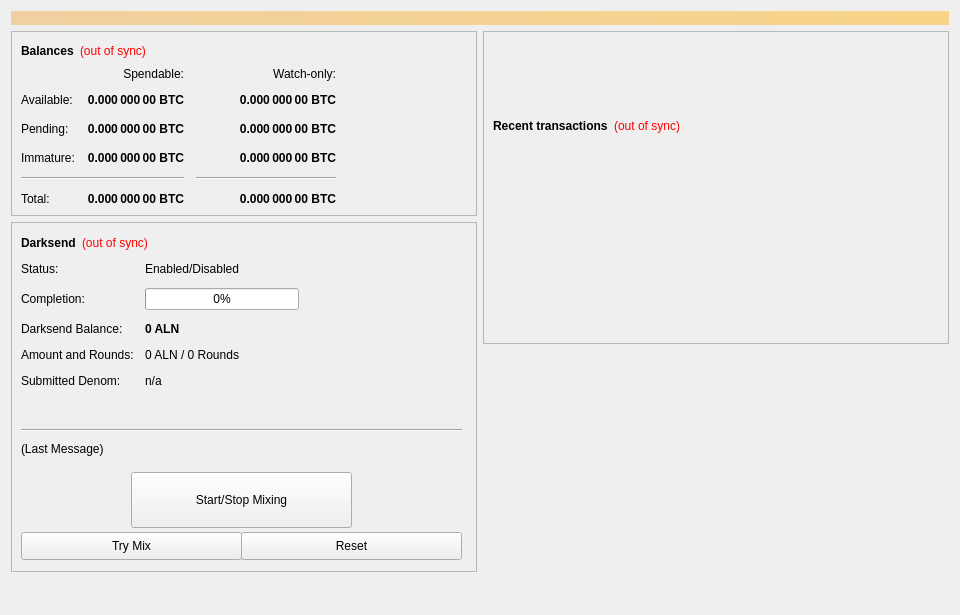
<?xml version="1.0" encoding="UTF-8"?>
<ui version="4.0">
 <class>OverviewPage</class>
 <widget class="QWidget" name="OverviewPage">
  <property name="geometry">
   <rect>
    <x>0</x>
    <y>0</y>
    <width>960</width>
    <height>615</height>
   </rect>
  </property>
  <property name="minimumSize">
   <size>
    <width>960</width>
    <height>0</height>
   </size>
  </property>
  <property name="windowTitle">
   <string>Form</string>
  </property>
  <layout class="QVBoxLayout" name="topLayout">
   <item>
    <widget class="QLabel" name="labelAlerts">
     <property name="visible">
      <bool>false</bool>
     </property>
     <property name="styleSheet">
      <string notr="true">background-color: qlineargradient(x1: 0, y1: 0, x2: 1, y2: 0, stop:0 #F0D0A0, stop:1 #F8D488); color:#000000;</string>
     </property>
     <property name="wordWrap">
      <bool>true</bool>
     </property>
     <property name="margin">
      <number>3</number>
     </property>
    </widget>
   </item>
   <item>
    <layout class="QHBoxLayout" name="horizontalLayout" stretch="1,1">
     <item>
      <layout class="QVBoxLayout" name="verticalLayout_2">
       <item>
        <widget class="QFrame" name="frame">
         <property name="frameShape">
          <enum>QFrame::StyledPanel</enum>
         </property>
         <property name="frameShadow">
          <enum>QFrame::Raised</enum>
         </property>
         <layout class="QVBoxLayout" name="verticalLayout_4">
          <item>
           <layout class="QHBoxLayout" name="horizontalLayout_4">
            <item>
             <widget class="QLabel" name="label_5">
              <property name="font">
               <font>
                <weight>75</weight>
                <bold>true</bold>
               </font>
              </property>
              <property name="text">
               <string>Balances</string>
              </property>
             </widget>
            </item>
            <item>
             <widget class="QLabel" name="labelWalletStatus">
              <property name="cursor">
               <cursorShape>WhatsThisCursor</cursorShape>
              </property>
              <property name="toolTip">
               <string>The displayed information may be out of date. Your wallet automatically synchronizes with the ALN network after a connection is established, but this process has not completed yet.</string>
              </property>
              <property name="styleSheet">
               <string notr="true">QLabel { color: red; }</string>
              </property>
              <property name="text">
               <string notr="true">(out of sync)</string>
              </property>
              <property name="alignment">
               <set>Qt::AlignLeading|Qt::AlignLeft|Qt::AlignVCenter</set>
              </property>
             </widget>
            </item>
            <item>
             <spacer name="horizontalSpacer_3">
              <property name="orientation">
               <enum>Qt::Horizontal</enum>
              </property>
              <property name="sizeHint" stdset="0">
               <size>
                <width>40</width>
                <height>20</height>
               </size>
              </property>
             </spacer>
            </item>
           </layout>
          </item>
          <item>
           <layout class="QGridLayout" name="gridLayout">
            <property name="spacing">
             <number>12</number>
            </property>
            <item row="2" column="2">
             <widget class="QLabel" name="labelWatchPending">
              <property name="font">
               <font>
                <weight>75</weight>
                <bold>true</bold>
               </font>
              </property>
              <property name="cursor">
               <cursorShape>IBeamCursor</cursorShape>
              </property>
              <property name="toolTip">
               <string>Unconfirmed transactions to watch-only addresses</string>
              </property>
              <property name="text">
               <string notr="true">0.000 000 00 BTC</string>
              </property>
              <property name="alignment">
               <set>Qt::AlignRight|Qt::AlignTrailing|Qt::AlignVCenter</set>
              </property>
              <property name="textInteractionFlags">
               <set>Qt::LinksAccessibleByMouse|Qt::TextSelectableByKeyboard|Qt::TextSelectableByMouse</set>
              </property>
             </widget>
            </item>
            <item row="2" column="1">
             <widget class="QLabel" name="labelUnconfirmed">
              <property name="font">
               <font>
                <weight>75</weight>
                <bold>true</bold>
               </font>
              </property>
              <property name="cursor">
               <cursorShape>IBeamCursor</cursorShape>
              </property>
              <property name="toolTip">
               <string>Total of transactions that have yet to be confirmed, and do not yet count toward the spendable balance</string>
              </property>
              <property name="text">
               <string notr="true">0.000 000 00 BTC</string>
              </property>
              <property name="alignment">
               <set>Qt::AlignRight|Qt::AlignTrailing|Qt::AlignVCenter</set>
              </property>
              <property name="textInteractionFlags">
               <set>Qt::LinksAccessibleByMouse|Qt::TextSelectableByKeyboard|Qt::TextSelectableByMouse</set>
              </property>
             </widget>
            </item>
            <item row="3" column="2">
             <widget class="QLabel" name="labelWatchImmature">
              <property name="font">
               <font>
                <weight>75</weight>
                <bold>true</bold>
               </font>
              </property>
              <property name="cursor">
               <cursorShape>IBeamCursor</cursorShape>
              </property>
              <property name="toolTip">
               <string>Staked or masternode rewards in watch-only addresses that has not yet matured</string>
              </property>
              <property name="text">
               <string notr="true">0.000 000 00 BTC</string>
              </property>
              <property name="alignment">
               <set>Qt::AlignRight|Qt::AlignTrailing|Qt::AlignVCenter</set>
              </property>
              <property name="textInteractionFlags">
               <set>Qt::LinksAccessibleByMouse|Qt::TextSelectableByKeyboard|Qt::TextSelectableByMouse</set>
              </property>
             </widget>
            </item>
            <item row="4" column="0" colspan="2">
             <widget class="Line" name="lineSpendableBalance">
              <property name="orientation">
               <enum>Qt::Horizontal</enum>
              </property>
             </widget>
            </item>
            <item row="4" column="2">
             <widget class="Line" name="lineWatchBalance">
              <property name="sizePolicy">
               <sizepolicy hsizetype="Preferred" vsizetype="Fixed">
                <horstretch>0</horstretch>
                <verstretch>0</verstretch>
               </sizepolicy>
              </property>
              <property name="minimumSize">
               <size>
                <width>140</width>
                <height>0</height>
               </size>
              </property>
              <property name="orientation">
               <enum>Qt::Horizontal</enum>
              </property>
             </widget>
            </item>
            <item row="5" column="0">
             <widget class="QLabel" name="labelTotalText">
              <property name="text">
               <string>Total:</string>
              </property>
             </widget>
            </item>
            <item row="3" column="1">
             <widget class="QLabel" name="labelImmature">
              <property name="font">
               <font>
                <weight>75</weight>
                <bold>true</bold>
               </font>
              </property>
              <property name="cursor">
               <cursorShape>IBeamCursor</cursorShape>
              </property>
              <property name="toolTip">
               <string>Staked or masternode rewards that has not yet matured</string>
              </property>
              <property name="text">
               <string notr="true">0.000 000 00 BTC</string>
              </property>
              <property name="alignment">
               <set>Qt::AlignRight|Qt::AlignTrailing|Qt::AlignVCenter</set>
              </property>
              <property name="textInteractionFlags">
               <set>Qt::LinksAccessibleByMouse|Qt::TextSelectableByKeyboard|Qt::TextSelectableByMouse</set>
              </property>
             </widget>
            </item>
            <item row="2" column="3">
             <spacer name="horizontalSpacer_2">
              <property name="orientation">
               <enum>Qt::Horizontal</enum>
              </property>
              <property name="sizeHint" stdset="0">
               <size>
                <width>40</width>
                <height>20</height>
               </size>
              </property>
             </spacer>
            </item>
            <item row="3" column="0">
             <widget class="QLabel" name="labelImmatureText">
              <property name="text">
               <string>Immature:</string>
              </property>
             </widget>
            </item>
            <item row="5" column="1">
             <widget class="QLabel" name="labelTotal">
              <property name="font">
               <font>
                <weight>75</weight>
                <bold>true</bold>
               </font>
              </property>
              <property name="cursor">
               <cursorShape>IBeamCursor</cursorShape>
              </property>
              <property name="toolTip">
               <string>Your current total balance</string>
              </property>
              <property name="text">
               <string notr="true">0.000 000 00 BTC</string>
              </property>
              <property name="alignment">
               <set>Qt::AlignRight|Qt::AlignTrailing|Qt::AlignVCenter</set>
              </property>
              <property name="textInteractionFlags">
               <set>Qt::LinksAccessibleByMouse|Qt::TextSelectableByKeyboard|Qt::TextSelectableByMouse</set>
              </property>
             </widget>
            </item>
            <item row="5" column="2">
             <widget class="QLabel" name="labelWatchTotal">
              <property name="font">
               <font>
                <weight>75</weight>
                <bold>true</bold>
               </font>
              </property>
              <property name="cursor">
               <cursorShape>IBeamCursor</cursorShape>
              </property>
              <property name="toolTip">
               <string>Current total balance in watch-only addresses</string>
              </property>
              <property name="text">
               <string notr="true">0.000 000 00 BTC</string>
              </property>
              <property name="alignment">
               <set>Qt::AlignRight|Qt::AlignTrailing|Qt::AlignVCenter</set>
              </property>
              <property name="textInteractionFlags">
               <set>Qt::LinksAccessibleByMouse|Qt::TextSelectableByKeyboard|Qt::TextSelectableByMouse</set>
              </property>
             </widget>
            </item>
            <item row="0" column="2">
             <widget class="QLabel" name="labelWatchonly">
              <property name="text">
               <string>Watch-only:</string>
              </property>
              <property name="alignment">
               <set>Qt::AlignRight|Qt::AlignTrailing|Qt::AlignVCenter</set>
              </property>
             </widget>
            </item>
            <item row="1" column="0">
             <widget class="QLabel" name="labelBalanceText">
              <property name="text">
               <string>Available:</string>
              </property>
             </widget>
            </item>
            <item row="1" column="1">
             <widget class="QLabel" name="labelBalance">
              <property name="font">
               <font>
                <weight>75</weight>
                <bold>true</bold>
               </font>
              </property>
              <property name="cursor">
               <cursorShape>IBeamCursor</cursorShape>
              </property>
              <property name="toolTip">
               <string>Your current spendable balance</string>
              </property>
              <property name="text">
               <string notr="true">0.000 000 00 BTC</string>
              </property>
              <property name="alignment">
               <set>Qt::AlignRight|Qt::AlignTrailing|Qt::AlignVCenter</set>
              </property>
              <property name="textInteractionFlags">
               <set>Qt::LinksAccessibleByMouse|Qt::TextSelectableByKeyboard|Qt::TextSelectableByMouse</set>
              </property>
             </widget>
            </item>
            <item row="1" column="2">
             <widget class="QLabel" name="labelWatchAvailable">
              <property name="font">
               <font>
                <weight>75</weight>
                <bold>true</bold>
               </font>
              </property>
              <property name="cursor">
               <cursorShape>IBeamCursor</cursorShape>
              </property>
              <property name="toolTip">
               <string>Your current balance in watch-only addresses</string>
              </property>
              <property name="text">
               <string notr="true">0.000 000 00 BTC</string>
              </property>
              <property name="alignment">
               <set>Qt::AlignRight|Qt::AlignTrailing|Qt::AlignVCenter</set>
              </property>
              <property name="textInteractionFlags">
               <set>Qt::LinksAccessibleByMouse|Qt::TextSelectableByKeyboard|Qt::TextSelectableByMouse</set>
              </property>
             </widget>
            </item>
            <item row="2" column="0">
             <widget class="QLabel" name="labelPendingText">
              <property name="text">
               <string>Pending:</string>
              </property>
             </widget>
            </item>
            <item row="0" column="1">
             <widget class="QLabel" name="labelSpendable">
              <property name="text">
               <string>Spendable:</string>
              </property>
              <property name="alignment">
               <set>Qt::AlignRight|Qt::AlignTrailing|Qt::AlignVCenter</set>
              </property>
             </widget>
            </item>
           </layout>
          </item>
         </layout>
        </widget>
       </item>
       <item>
        <widget class="QFrame" name="frameDarksend">
         <property name="minimumSize">
          <size>
           <width>0</width>
           <height>350</height>
          </size>
         </property>
         <property name="layoutDirection">
          <enum>Qt::LeftToRight</enum>
         </property>
         <property name="frameShape">
          <enum>QFrame::StyledPanel</enum>
         </property>
         <property name="frameShadow">
          <enum>QFrame::Raised</enum>
         </property>
         <widget class="QWidget" name="formLayoutWidget">
          <property name="geometry">
           <rect>
            <x>10</x>
            <y>40</y>
            <width>451</width>
            <height>161</height>
           </rect>
          </property>
          <layout class="QFormLayout" name="formLayout">
           <property name="fieldGrowthPolicy">
            <enum>QFormLayout::AllNonFixedFieldsGrow</enum>
           </property>
           <property name="horizontalSpacing">
            <number>11</number>
           </property>
           <property name="verticalSpacing">
            <number>12</number>
           </property>
           <item row="0" column="0">
            <widget class="QLabel" name="label_6">
             <property name="text">
              <string>Status:</string>
             </property>
            </widget>
           </item>
           <item row="1" column="0">
            <widget class="QLabel" name="label_7">
             <property name="text">
              <string>Completion:</string>
             </property>
            </widget>
           </item>
           <item row="1" column="1">
            <widget class="QProgressBar" name="DarksendProgress">
             <property name="maximumSize">
              <size>
               <width>154</width>
               <height>16777215</height>
              </size>
             </property>
             <property name="value">
              <number>0</number>
             </property>
            </widget>
           </item>
           <item row="2" column="0">
            <widget class="QLabel" name="labelAnonymizedText">
             <property name="text">
              <string>Darksend Balance:</string>
             </property>
            </widget>
           </item>
           <item row="2" column="1">
            <widget class="QLabel" name="labelAnonymized">
             <property name="font">
              <font>
               <weight>75</weight>
               <bold>true</bold>
              </font>
             </property>
             <property name="text">
              <string notr="true">0 ALN</string>
             </property>
            </widget>
           </item>
           <item row="3" column="0">
            <widget class="QLabel" name="label_8">
             <property name="text">
              <string>Amount and Rounds:</string>
             </property>
            </widget>
           </item>
           <item row="3" column="1">
            <widget class="QLabel" name="labelAmountRounds">
             <property name="text">
              <string>0 ALN / 0 Rounds</string>
             </property>
            </widget>
           </item>
           <item row="4" column="0">
            <widget class="QLabel" name="label_9">
             <property name="text">
              <string>Submitted Denom:</string>
             </property>
            </widget>
           </item>
           <item row="4" column="1">
            <widget class="QLabel" name="labelSubmittedDenom">
             <property name="toolTip">
              <string>The denominations you submitted to the Masternode.&lt;br&gt;To mix, other users must submit the exact same denominations.</string>
             </property>
             <property name="text">
              <string>n/a</string>
             </property>
            </widget>
           </item>
           <item row="0" column="1">
            <widget class="QLabel" name="DarksendEnabled">
             <property name="text">
              <string>Enabled/Disabled</string>
             </property>
            </widget>
           </item>
          </layout>
         </widget>
         <widget class="QPushButton" name="runAutoDenom">
          <property name="geometry">
           <rect>
            <x>251</x>
            <y>17</y>
            <width>1</width>
            <height>1</height>
           </rect>
          </property>
          <property name="palette">
           <palette>
            <active>
             <colorrole role="WindowText">
              <brush brushstyle="SolidPattern">
               <color alpha="255">
                <red>0</red>
                <green>0</green>
                <blue>0</blue>
               </color>
              </brush>
             </colorrole>
             <colorrole role="Button">
              <brush brushstyle="SolidPattern">
               <color alpha="255">
                <red>239</red>
                <green>238</green>
                <blue>238</blue>
               </color>
              </brush>
             </colorrole>
             <colorrole role="Light">
              <brush brushstyle="SolidPattern">
               <color alpha="255">
                <red>255</red>
                <green>255</green>
                <blue>255</blue>
               </color>
              </brush>
             </colorrole>
             <colorrole role="Midlight">
              <brush brushstyle="SolidPattern">
               <color alpha="255">
                <red>247</red>
                <green>246</green>
                <blue>246</blue>
               </color>
              </brush>
             </colorrole>
             <colorrole role="Dark">
              <brush brushstyle="SolidPattern">
               <color alpha="255">
                <red>119</red>
                <green>119</green>
                <blue>119</blue>
               </color>
              </brush>
             </colorrole>
             <colorrole role="Mid">
              <brush brushstyle="SolidPattern">
               <color alpha="255">
                <red>159</red>
                <green>159</green>
                <blue>159</blue>
               </color>
              </brush>
             </colorrole>
             <colorrole role="Text">
              <brush brushstyle="SolidPattern">
               <color alpha="255">
                <red>0</red>
                <green>0</green>
                <blue>0</blue>
               </color>
              </brush>
             </colorrole>
             <colorrole role="BrightText">
              <brush brushstyle="SolidPattern">
               <color alpha="255">
                <red>255</red>
                <green>255</green>
                <blue>255</blue>
               </color>
              </brush>
             </colorrole>
             <colorrole role="ButtonText">
              <brush brushstyle="SolidPattern">
               <color alpha="255">
                <red>0</red>
                <green>0</green>
                <blue>0</blue>
               </color>
              </brush>
             </colorrole>
             <colorrole role="Base">
              <brush brushstyle="SolidPattern">
               <color alpha="255">
                <red>255</red>
                <green>255</green>
                <blue>255</blue>
               </color>
              </brush>
             </colorrole>
             <colorrole role="Window">
              <brush brushstyle="SolidPattern">
               <color alpha="255">
                <red>239</red>
                <green>238</green>
                <blue>238</blue>
               </color>
              </brush>
             </colorrole>
             <colorrole role="Shadow">
              <brush brushstyle="SolidPattern">
               <color alpha="255">
                <red>0</red>
                <green>0</green>
                <blue>0</blue>
               </color>
              </brush>
             </colorrole>
             <colorrole role="AlternateBase">
              <brush brushstyle="SolidPattern">
               <color alpha="255">
                <red>247</red>
                <green>246</green>
                <blue>246</blue>
               </color>
              </brush>
             </colorrole>
             <colorrole role="ToolTipBase">
              <brush brushstyle="SolidPattern">
               <color alpha="255">
                <red>255</red>
                <green>255</green>
                <blue>220</blue>
               </color>
              </brush>
             </colorrole>
             <colorrole role="ToolTipText">
              <brush brushstyle="SolidPattern">
               <color alpha="255">
                <red>0</red>
                <green>0</green>
                <blue>0</blue>
               </color>
              </brush>
             </colorrole>
            </active>
            <inactive>
             <colorrole role="WindowText">
              <brush brushstyle="SolidPattern">
               <color alpha="255">
                <red>0</red>
                <green>0</green>
                <blue>0</blue>
               </color>
              </brush>
             </colorrole>
             <colorrole role="Button">
              <brush brushstyle="SolidPattern">
               <color alpha="255">
                <red>239</red>
                <green>238</green>
                <blue>238</blue>
               </color>
              </brush>
             </colorrole>
             <colorrole role="Light">
              <brush brushstyle="SolidPattern">
               <color alpha="255">
                <red>255</red>
                <green>255</green>
                <blue>255</blue>
               </color>
              </brush>
             </colorrole>
             <colorrole role="Midlight">
              <brush brushstyle="SolidPattern">
               <color alpha="255">
                <red>247</red>
                <green>246</green>
                <blue>246</blue>
               </color>
              </brush>
             </colorrole>
             <colorrole role="Dark">
              <brush brushstyle="SolidPattern">
               <color alpha="255">
                <red>119</red>
                <green>119</green>
                <blue>119</blue>
               </color>
              </brush>
             </colorrole>
             <colorrole role="Mid">
              <brush brushstyle="SolidPattern">
               <color alpha="255">
                <red>159</red>
                <green>159</green>
                <blue>159</blue>
               </color>
              </brush>
             </colorrole>
             <colorrole role="Text">
              <brush brushstyle="SolidPattern">
               <color alpha="255">
                <red>0</red>
                <green>0</green>
                <blue>0</blue>
               </color>
              </brush>
             </colorrole>
             <colorrole role="BrightText">
              <brush brushstyle="SolidPattern">
               <color alpha="255">
                <red>255</red>
                <green>255</green>
                <blue>255</blue>
               </color>
              </brush>
             </colorrole>
             <colorrole role="ButtonText">
              <brush brushstyle="SolidPattern">
               <color alpha="255">
                <red>0</red>
                <green>0</green>
                <blue>0</blue>
               </color>
              </brush>
             </colorrole>
             <colorrole role="Base">
              <brush brushstyle="SolidPattern">
               <color alpha="255">
                <red>255</red>
                <green>255</green>
                <blue>255</blue>
               </color>
              </brush>
             </colorrole>
             <colorrole role="Window">
              <brush brushstyle="SolidPattern">
               <color alpha="255">
                <red>239</red>
                <green>238</green>
                <blue>238</blue>
               </color>
              </brush>
             </colorrole>
             <colorrole role="Shadow">
              <brush brushstyle="SolidPattern">
               <color alpha="255">
                <red>0</red>
                <green>0</green>
                <blue>0</blue>
               </color>
              </brush>
             </colorrole>
             <colorrole role="AlternateBase">
              <brush brushstyle="SolidPattern">
               <color alpha="255">
                <red>247</red>
                <green>246</green>
                <blue>246</blue>
               </color>
              </brush>
             </colorrole>
             <colorrole role="ToolTipBase">
              <brush brushstyle="SolidPattern">
               <color alpha="255">
                <red>255</red>
                <green>255</green>
                <blue>220</blue>
               </color>
              </brush>
             </colorrole>
             <colorrole role="ToolTipText">
              <brush brushstyle="SolidPattern">
               <color alpha="255">
                <red>0</red>
                <green>0</green>
                <blue>0</blue>
               </color>
              </brush>
             </colorrole>
            </inactive>
            <disabled>
             <colorrole role="WindowText">
              <brush brushstyle="SolidPattern">
               <color alpha="255">
                <red>119</red>
                <green>119</green>
                <blue>119</blue>
               </color>
              </brush>
             </colorrole>
             <colorrole role="Button">
              <brush brushstyle="SolidPattern">
               <color alpha="255">
                <red>239</red>
                <green>238</green>
                <blue>238</blue>
               </color>
              </brush>
             </colorrole>
             <colorrole role="Light">
              <brush brushstyle="SolidPattern">
               <color alpha="255">
                <red>255</red>
                <green>255</green>
                <blue>255</blue>
               </color>
              </brush>
             </colorrole>
             <colorrole role="Midlight">
              <brush brushstyle="SolidPattern">
               <color alpha="255">
                <red>247</red>
                <green>246</green>
                <blue>246</blue>
               </color>
              </brush>
             </colorrole>
             <colorrole role="Dark">
              <brush brushstyle="SolidPattern">
               <color alpha="255">
                <red>119</red>
                <green>119</green>
                <blue>119</blue>
               </color>
              </brush>
             </colorrole>
             <colorrole role="Mid">
              <brush brushstyle="SolidPattern">
               <color alpha="255">
                <red>159</red>
                <green>159</green>
                <blue>159</blue>
               </color>
              </brush>
             </colorrole>
             <colorrole role="Text">
              <brush brushstyle="SolidPattern">
               <color alpha="255">
                <red>119</red>
                <green>119</green>
                <blue>119</blue>
               </color>
              </brush>
             </colorrole>
             <colorrole role="BrightText">
              <brush brushstyle="SolidPattern">
               <color alpha="255">
                <red>255</red>
                <green>255</green>
                <blue>255</blue>
               </color>
              </brush>
             </colorrole>
             <colorrole role="ButtonText">
              <brush brushstyle="SolidPattern">
               <color alpha="255">
                <red>119</red>
                <green>119</green>
                <blue>119</blue>
               </color>
              </brush>
             </colorrole>
             <colorrole role="Base">
              <brush brushstyle="SolidPattern">
               <color alpha="255">
                <red>239</red>
                <green>238</green>
                <blue>238</blue>
               </color>
              </brush>
             </colorrole>
             <colorrole role="Window">
              <brush brushstyle="SolidPattern">
               <color alpha="255">
                <red>239</red>
                <green>238</green>
                <blue>238</blue>
               </color>
              </brush>
             </colorrole>
             <colorrole role="Shadow">
              <brush brushstyle="SolidPattern">
               <color alpha="255">
                <red>0</red>
                <green>0</green>
                <blue>0</blue>
               </color>
              </brush>
             </colorrole>
             <colorrole role="AlternateBase">
              <brush brushstyle="SolidPattern">
               <color alpha="255">
                <red>239</red>
                <green>238</green>
                <blue>238</blue>
               </color>
              </brush>
             </colorrole>
             <colorrole role="ToolTipBase">
              <brush brushstyle="SolidPattern">
               <color alpha="255">
                <red>255</red>
                <green>255</green>
                <blue>220</blue>
               </color>
              </brush>
             </colorrole>
             <colorrole role="ToolTipText">
              <brush brushstyle="SolidPattern">
               <color alpha="255">
                <red>0</red>
                <green>0</green>
                <blue>0</blue>
               </color>
              </brush>
             </colorrole>
            </disabled>
           </palette>
          </property>
          <property name="focusPolicy">
           <enum>Qt::NoFocus</enum>
          </property>
          <property name="autoFillBackground">
           <bool>true</bool>
          </property>
          <property name="text">
           <string/>
          </property>
          <property name="flat">
           <bool>true</bool>
          </property>
         </widget>
         <widget class="QPushButton" name="toggleDarksend">
          <property name="geometry">
           <rect>
            <x>120</x>
            <y>250</y>
            <width>221</width>
            <height>56</height>
           </rect>
          </property>
          <property name="sizePolicy">
           <sizepolicy hsizetype="MinimumExpanding" vsizetype="Fixed">
            <horstretch>0</horstretch>
            <verstretch>0</verstretch>
           </sizepolicy>
          </property>
          <property name="text">
           <string>Start/Stop Mixing</string>
          </property>
         </widget>
         <widget class="Line" name="lineLastMessage">
          <property name="geometry">
           <rect>
            <x>10</x>
            <y>200</y>
            <width>441</width>
            <height>16</height>
           </rect>
          </property>
          <property name="orientation">
           <enum>Qt::Horizontal</enum>
          </property>
         </widget>
         <widget class="QLabel" name="DarksendStatus">
          <property name="geometry">
           <rect>
            <x>10</x>
            <y>220</y>
            <width>451</width>
            <height>61</height>
           </rect>
          </property>
          <property name="minimumSize">
           <size>
            <width>288</width>
            <height>43</height>
           </size>
          </property>
          <property name="text">
           <string>(Last Message)</string>
          </property>
          <property name="alignment">
           <set>Qt::AlignLeading|Qt::AlignLeft|Qt::AlignTop</set>
          </property>
          <property name="wordWrap">
           <bool>true</bool>
          </property>
         </widget>
         <widget class="QPushButton" name="DarksendAuto">
          <property name="geometry">
           <rect>
            <x>10</x>
            <y>310</y>
            <width>221</width>
            <height>28</height>
           </rect>
          </property>
          <property name="sizePolicy">
           <sizepolicy hsizetype="MinimumExpanding" vsizetype="Fixed">
            <horstretch>0</horstretch>
            <verstretch>0</verstretch>
           </sizepolicy>
          </property>
          <property name="toolTip">
           <string>Try to manually submit a Darksend request.</string>
          </property>
          <property name="text">
           <string>Try Mix</string>
          </property>
         </widget>
         <widget class="QPushButton" name="DarksendReset">
          <property name="geometry">
           <rect>
            <x>230</x>
            <y>310</y>
            <width>221</width>
            <height>28</height>
           </rect>
          </property>
          <property name="sizePolicy">
           <sizepolicy hsizetype="MinimumExpanding" vsizetype="Fixed">
            <horstretch>0</horstretch>
            <verstretch>0</verstretch>
           </sizepolicy>
          </property>
          <property name="toolTip">
           <string>Reset the current status of Darksend (can interrupt Darksend if it's in the process of Mixing, which can cost you money!)</string>
          </property>
          <property name="autoFillBackground">
           <bool>false</bool>
          </property>
          <property name="text">
           <string>Reset</string>
          </property>
         </widget>
         <widget class="QWidget" name="layoutWidget">
          <property name="geometry">
           <rect>
            <x>10</x>
            <y>10</y>
            <width>431</width>
            <height>22</height>
           </rect>
          </property>
          <layout class="QHBoxLayout" name="horizontalLayout_5">
           <item>
            <widget class="QLabel" name="label_2">
             <property name="font">
              <font>
               <weight>75</weight>
               <bold>true</bold>
              </font>
             </property>
             <property name="text">
              <string>Darksend</string>
             </property>
            </widget>
           </item>
           <item>
            <widget class="QLabel" name="labelDarksendSyncStatus">
             <property name="toolTip">
              <string>The displayed information may be out of date. Your wallet automatically synchronizes with the ALN network after a connection is established, but this process has not completed yet.</string>
             </property>
             <property name="styleSheet">
              <string notr="true">QLabel { color: red; }</string>
             </property>
             <property name="text">
              <string notr="true">(out of sync)</string>
             </property>
             <property name="alignment">
              <set>Qt::AlignLeading|Qt::AlignLeft|Qt::AlignVCenter</set>
             </property>
            </widget>
           </item>
           <item>
            <spacer name="horizontalSpacer_4">
             <property name="orientation">
              <enum>Qt::Horizontal</enum>
             </property>
             <property name="sizeHint" stdset="0">
              <size>
               <width>40</width>
               <height>20</height>
              </size>
             </property>
            </spacer>
           </item>
          </layout>
         </widget>
        </widget>
       </item>
       <item>
        <spacer name="verticalSpacer">
         <property name="orientation">
          <enum>Qt::Vertical</enum>
         </property>
         <property name="sizeHint" stdset="0">
          <size>
           <width>20</width>
           <height>40</height>
          </size>
         </property>
        </spacer>
       </item>
      </layout>
     </item>
     <item>
      <layout class="QVBoxLayout" name="verticalLayout_3">
       <item>
        <widget class="QFrame" name="frame_2">
         <property name="frameShape">
          <enum>QFrame::StyledPanel</enum>
         </property>
         <property name="frameShadow">
          <enum>QFrame::Raised</enum>
         </property>
         <layout class="QVBoxLayout" name="verticalLayout">
          <item>
           <spacer name="verticalSpacer_3">
            <property name="orientation">
             <enum>Qt::Vertical</enum>
            </property>
            <property name="sizeType">
             <enum>QSizePolicy::Fixed</enum>
            </property>
            <property name="sizeHint" stdset="0">
             <size>
              <width>20</width>
              <height>75</height>
             </size>
            </property>
           </spacer>
          </item>
          <item>
           <layout class="QHBoxLayout" name="horizontalLayout_2">
            <item>
             <widget class="QLabel" name="label_4">
              <property name="font">
               <font>
                <weight>75</weight>
                <bold>true</bold>
               </font>
              </property>
              <property name="text">
               <string>Recent transactions</string>
              </property>
             </widget>
            </item>
            <item>
             <widget class="QLabel" name="labelTransactionsStatus">
              <property name="cursor">
               <cursorShape>WhatsThisCursor</cursorShape>
              </property>
              <property name="toolTip">
               <string>The displayed information may be out of date. Your wallet automatically synchronizes with the ALN network after a connection is established, but this process has not completed yet.</string>
              </property>
              <property name="styleSheet">
               <string notr="true">QLabel { color: red; }</string>
              </property>
              <property name="text">
               <string notr="true">(out of sync)</string>
              </property>
              <property name="alignment">
               <set>Qt::AlignRight|Qt::AlignTrailing|Qt::AlignVCenter</set>
              </property>
             </widget>
            </item>
            <item>
             <spacer name="horizontalSpacer">
              <property name="orientation">
               <enum>Qt::Horizontal</enum>
              </property>
              <property name="sizeHint" stdset="0">
               <size>
                <width>40</width>
                <height>20</height>
               </size>
              </property>
             </spacer>
            </item>
           </layout>
          </item>
          <item>
           <widget class="QListView" name="listTransactions">
            <property name="styleSheet">
             <string notr="true">QListView { background: transparent; }</string>
            </property>
            <property name="frameShape">
             <enum>QFrame::NoFrame</enum>
            </property>
            <property name="verticalScrollBarPolicy">
             <enum>Qt::ScrollBarAlwaysOff</enum>
            </property>
            <property name="horizontalScrollBarPolicy">
             <enum>Qt::ScrollBarAlwaysOff</enum>
            </property>
            <property name="selectionMode">
             <enum>QAbstractItemView::NoSelection</enum>
            </property>
           </widget>
          </item>
         </layout>
        </widget>
       </item>
       <item>
        <spacer name="verticalSpacer_2">
         <property name="orientation">
          <enum>Qt::Vertical</enum>
         </property>
         <property name="sizeType">
          <enum>QSizePolicy::Expanding</enum>
         </property>
         <property name="sizeHint" stdset="0">
          <size>
           <width>20</width>
           <height>40</height>
          </size>
         </property>
        </spacer>
       </item>
      </layout>
     </item>
    </layout>
   </item>
  </layout>
 </widget>
 <resources/>
 <connections/>
</ui>
